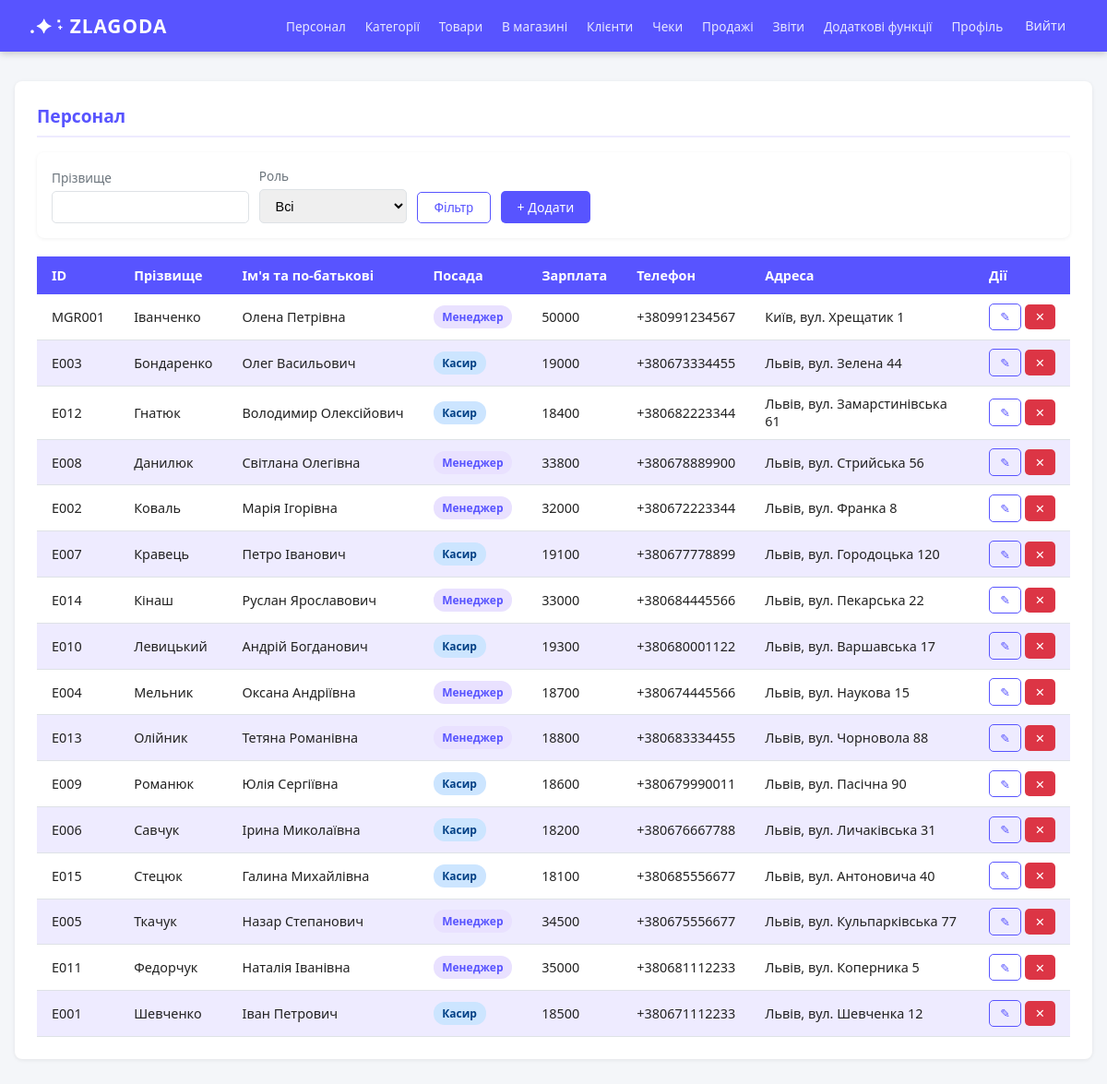
Page /employees/ (signed in) on the committed database.
### supermarket/models.py (models this page shows)
class Employee(models.Model):
    id_employee = models.CharField(max_length=10, primary_key=True)
    empl_surname = models.CharField(max_length=50)
    empl_name = models.CharField(max_length=50)
    empl_patronymic = models.CharField(max_length=50, null=True, blank=True)
    empl_role = models.CharField(max_length=10)
    salary = models.DecimalField(max_digits=13, decimal_places=4)
    date_of_birth = models.DateField()
    date_of_start = models.DateField()
    phone_number = models.CharField(max_length=13)
    city = models.CharField(max_length=50)
    street = models.CharField(max_length=50)
    zip_code = models.CharField(max_length=9)
    class Meta:
        db_table = 'Employee'
        managed = True

### supermarket/views.py (the view)
    def wrapper(request, *args, **kwargs):
        if not request.user.is_authenticated:
            return redirect('login')
        role = get_current_role(request)
        if not is_manager(role):
            return HttpResponseForbidden("Доступ заборонено. Тільки для менеджерів.")
        return view_func(request, *args, **kwargs)

### supermarket/context_processors.py (called while the page is built)
def user_role(request):
    if request.user.is_authenticated:
        emp_list = db.get_employee_by_id(request.user.username)
        if emp_list:
            return {'role': emp_list[0]['empl_role']}
    return {'role': ''}

### supermarket/db_utils.py (called while the page is built)
def dictfetchall(cursor):
    columns = [col[0] for col in cursor.description]
    return [dict(zip(columns, row)) for row in cursor.fetchall()]

def format_dates(rows):
    for row in rows:
        if row.get('date_of_birth'):
            row['date_of_birth'] = str(row['date_of_birth'])[:10]
        if row.get('date_of_start'):
            row['date_of_start'] = str(row['date_of_start'])[:10]
    return rows

def get_all_employees():
    with connection.cursor() as c:
        c.execute("""
            SELECT id_employee, empl_surname, empl_name, empl_patronymic,
                   empl_role, salary, date_of_birth, date_of_start,
                   phone_number, city, street, zip_code
            FROM Employee
            ORDER BY empl_surname
        """)
        return format_dates(dictfetchall(c))

def get_employee_by_id(eid):
    with connection.cursor() as c:
        c.execute("""
            SELECT id_employee, empl_surname, empl_name, empl_patronymic,
                   empl_role, salary, date_of_birth, date_of_start,
                   phone_number, city, street, zip_code
            FROM Employee
            WHERE id_employee = %s
        """, [eid])
        return format_dates(dictfetchall(c))

### supermarket/views.py (called while the page is built)
def get_current_emp(request):
    emp_list = db.get_employee_by_id(request.user.username)
    return emp_list[0] if emp_list else None

def get_current_role(request):
    emp = get_current_emp(request)
    if emp:
        return emp['empl_role']
    return None

def is_manager(role):
    return role in ('Manager', 'Менеджер')

def manager_required(view_func):
    def wrapper(request, *args, **kwargs):
        if not request.user.is_authenticated:
            return redirect('login')
        role = get_current_role(request)
        if not is_manager(role):
            return HttpResponseForbidden("Доступ заборонено. Тільки для менеджерів.")
        return view_func(request, *args, **kwargs)
    wrapper.__name__ = view_func.__name__
    return wrapper

### supermarket/templates/supermarket/employees.html (shortened to what this page needs)
{% extends 'supermarket/base.html' %}
{% block content %}
<div class="card">
  <div class="card-title">Персонал</div>
  <div class="filter-bar">
    <form method="get" style="display:flex;gap:.7rem;flex-wrap:wrap;align-items:flex-end;width:100%">
      <div class="form-group">
        <label>Прізвище</label>
        <input type="text" name="surname" value="{{ surname }}">
      </div>
      <div class="form-group">
        <label>Роль</label>
        <select name="role_filter">
          <option value="">Всі</option>
        </select>
      </div>
      <div style="display:flex;gap:.7rem;align-items:flex-end">
        <button class="btn btn-outline">Фільтр</button>
        <a href="{% url 'employee_create' %}" class="btn btn-green">+ Додати</a>
      </div>
    </form>
  </div>
  <div class="table-wrap">
    <table>
      <thead>
        <tr>
          <th>ID</th>
          <th>Прізвище</th>
          <th>Ім'я та по-батькові</th>
          <th>Посада</th>
          <th>Зарплата</th>
          <th>Телефон</th>
          <th>Адреса</th>
          <th>Дії</th>
        </tr>
      </thead>
      <tbody>
      {% for e in employees %}
      <tr>
        <td>{{ e.id_employee }}</td>
        <td>{{ e.empl_surname }}</td>
        <td style="white-space:nowrap">{{ e.empl_name }} {{ e.empl_patronymic }}</td>
        <td>
          <span class="badge {% if e.empl_role == 'Manager' or e.empl_role == 'Менеджер' %}badge-manager{% else %}badge-cashier{% endif %}">
            {{ e.empl_role }}
          </span>
        </td>
        <td>{{ e.salary }}</td>
        <td style="white-space:nowrap">{{ e.phone_number }}</td>
        <td>{{ e.city }}, {{ e.street }}</td>
        <td style="white-space:nowrap">
          <a href="{% url 'employee_edit' e.id_employee %}" class="btn btn-outline btn-sm">✎</a>
          <a href="{% url 'employee_delete' e.id_employee %}" class="btn btn-danger btn-sm"
             onclick="return confirm('Видалити працівника?')">✕</a>
        </td>
      </tr>
      {% empty %}
      <tr><td colspan="8" style="text-align:center;padding:1rem">Немає даних</td></tr>
      {% endfor %}
      </tbody>
    </table>
  </div>
</div>
{% endblock %}

### supermarket/static/supermarket/style.css (style rules this page uses)
:root { --green: #5854ff; --green-light: #eeebff; --green-dark: #5854ff; --accent: #f0a500; --text: #222; --muted: #6c757d; --border: #dee2e6; --danger: #dc3545; --white: #fff; }
* { box-sizing: border-box; margin: 0; padding: 0; }
body { font-family: 'Segoe UI', sans-serif; background: #f4f6f9; color: var(--text); min-height: 100vh; }
.card { background: var(--white); border-radius: 8px; padding: 1.5rem; box-shadow: 0 1px 4px rgba(0,0,0,.08); margin-bottom: 1.5rem; }
.card-title { font-size: 1.2rem; font-weight: 600; color: var(--green-dark); margin-bottom: 1rem; padding-bottom: .5rem; border-bottom: 2px solid var(--green-light); }
.table-wrap { overflow-x: auto; }
table { width: 100%; border-collapse: collapse; font-size: .9rem; }
thead th { background: var(--green); color: var(--white); padding: .7rem 1rem; text-align: left; font-weight: 600; }
tbody tr:nth-child(even) { background: var(--green-light); }
tbody td { padding: .6rem 1rem; border-bottom: 1px solid var(--border); }
.btn { display: inline-block; padding: .5rem 1.1rem; border-radius: 5px; border: none; cursor: pointer; font-size: .88rem; font-weight: 500; text-decoration: none; transition: opacity .15s, transform .1s; }
.btn-green { background: var(--green); color: var(--white); }
.btn-outline { background: transparent; border: 1px solid var(--green); color: var(--green); }
.btn-danger { background: var(--danger); color: var(--white); }
.btn-sm { padding: .3rem .7rem; font-size: .8rem; }
.form-group { margin-bottom: 1rem; }
label { display: block; font-size: .85rem; font-weight: 500; margin-bottom: .3rem; color: var(--muted); }
input[type=text], input[type=password], input[type=date], input[type=datetime-local], input[type=number], select, textarea { width: 100%; padding: .55rem .8rem; border: 1px solid var(--border); border-radius: 5px; font-size: .9rem; transition: border-color .2s; }
.filter-bar { display: flex; gap: .7rem; align-items: flex-end; flex-wrap: wrap; margin-bottom: 1.2rem; background: var(--white); padding: 1rem; border-radius: 8px; box-shadow: 0 1px 4px rgba(0,0,0,.06); }
.filter-bar .form-group { margin-bottom: 0; min-width: 160px; }
.badge { display: inline-block; padding: .25rem .6rem; border-radius: 12px; font-size: .75rem; font-weight: 600; }
.badge-manager { background: #e9e1ff; color: #5854ff; }
.badge-cashier { background: #cce5ff; color: #004085; }

### rows in the picture
Employee: id_employee "MGR001", empl_surname "Іванченко", empl_name "Олена", empl_patronymic "Петрівна", empl_role "Менеджер", salary "50000", phone_number "+380991234567", city "Київ", street "вул. Хрещатик 1"
Employee: id_employee "E003", empl_surname "Бондаренко", empl_name "Олег", empl_patronymic "Васильович", empl_role "Касир", salary "19000", phone_number "+380673334455", city "Львів", street "вул. Зелена 44"
Employee: id_employee "E012", empl_surname "Гнатюк", empl_name "Володимир", empl_patronymic "Олексійович", empl_role "Касир", salary "18400", phone_number "+380682223344", city "Львів", street "вул. Замарстинівська 61"
Employee: id_employee "E008", empl_surname "Данилюк", empl_name "Світлана", empl_patronymic "Олегівна", empl_role "Менеджер", salary "33800", phone_number "+380678889900", city "Львів", street "вул. Стрийська 56"
Employee: id_employee "E002", empl_surname "Коваль", empl_name "Марія", empl_patronymic "Ігорівна", empl_role "Менеджер", salary "32000", phone_number "+380672223344", city "Львів", street "вул. Франка 8"
Employee: id_employee "E007", empl_surname "Кравець", empl_name "Петро", empl_patronymic "Іванович", empl_role "Касир", salary "19100", phone_number "+380677778899", city "Львів", street "вул. Городоцька 120"
Employee: id_employee "E014", empl_surname "Кінаш", empl_name "Руслан", empl_patronymic "Ярославович", empl_role "Менеджер", salary "33000", phone_number "+380684445566", city "Львів", street "вул. Пекарська 22"
Employee: id_employee "E010", empl_surname "Левицький", empl_name "Андрій", empl_patronymic "Богданович", empl_role "Касир", salary "19300", phone_number "+380680001122", city "Львів", street "вул. Варшавська 17"
Employee: id_employee "E004", empl_surname "Мельник", empl_name "Оксана", empl_patronymic "Андріївна", empl_role "Менеджер", salary "18700", phone_number "+380674445566", city "Львів", street "вул. Наукова 15"
Employee: id_employee "E013", empl_surname "Олійник", empl_name "Тетяна", empl_patronymic "Романівна", empl_role "Менеджер", salary "18800", phone_number "+380683334455", city "Львів", street "вул. Чорновола 88"
Employee: id_employee "E009", empl_surname "Романюк", empl_name "Юлія", empl_patronymic "Сергіївна", empl_role "Касир", salary "18600", phone_number "+380679990011", city "Львів", street "вул. Пасічна 90"
Employee: id_employee "E006", empl_surname "Савчук", empl_name "Ірина", empl_patronymic "Миколаївна", empl_role "Касир", salary "18200", phone_number "+380676667788", city "Львів", street "вул. Личаківська 31"
Employee: id_employee "E015", empl_surname "Стецюк", empl_name "Галина", empl_patronymic "Михайлівна", empl_role "Касир", salary "18100", phone_number "+380685556677", city "Львів", street "вул. Антоновича 40"
Employee: id_employee "E005", empl_surname "Ткачук", empl_name "Назар", empl_patronymic "Степанович", empl_role "Менеджер", salary "34500", phone_number "+380675556677", city "Львів", street "вул. Кульпарківська 77"
Employee: id_employee "E011", empl_surname "Федорчук", empl_name "Наталія", empl_patronymic "Іванівна", empl_role "Менеджер", salary "35000", phone_number "+380681112233", city "Львів", street "вул. Коперника 5"
Employee: id_employee "E001", empl_surname "Шевченко", empl_name "Іван", empl_patronymic "Петрович", empl_role "Касир", salary "18500", phone_number "+380671112233", city "Львів", street "вул. Шевченка 12"
